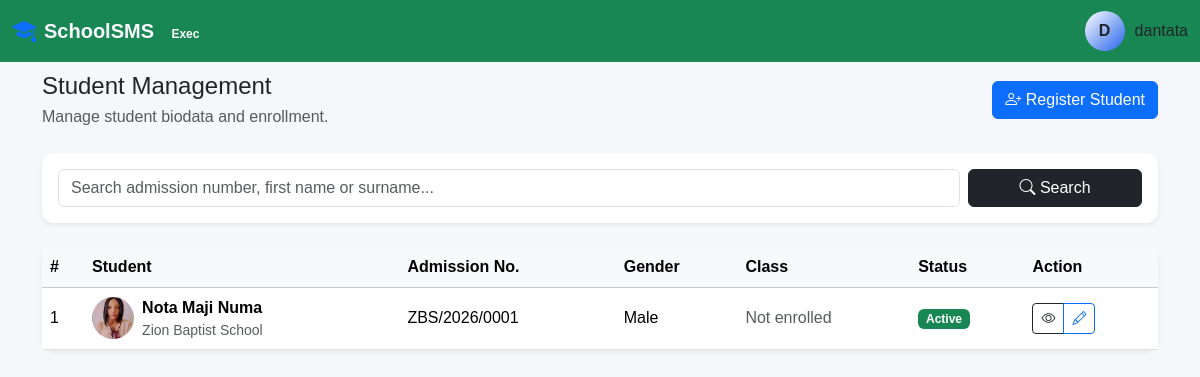
/students/ (signed in), run on an earlier commit of the app's database.
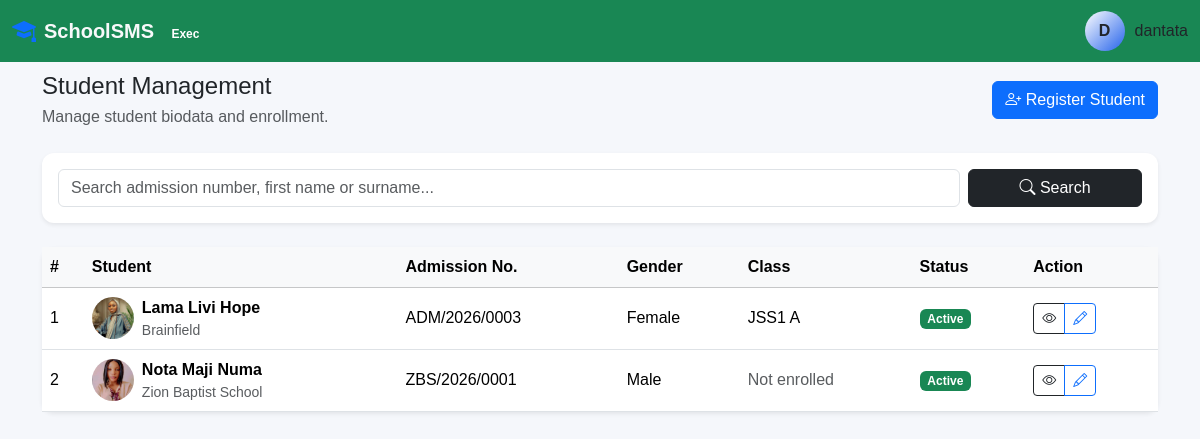
And on a later commit of the database.
### students/models.py (models this page shows, shortened)
class Student(models.Model):
    class Gender(models.TextChoices):
        MALE = "male", "Male"
        FEMALE = "female", "Female"
    school = models.ForeignKey(
        "schools.School",
        on_delete=models.CASCADE,
        related_name="students",
    )
    admission_number = models.CharField(
        max_length=30,
    )
    first_name = models.CharField(
        max_length=100,
    )
    middle_name = models.CharField(
        max_length=100,
        blank=True,
    )
    last_name = models.CharField(
        max_length=100,
    )
    gender = models.CharField(
        max_length=10,
        choices=Gender.choices,
    )
    date_of_birth = models.DateField(
        null=True,
        blank=True,
    )
    birth_place = models.CharField(
        max_length=150,
        blank=True,
    )
    nationality = models.CharField(
        max_length=100,
        default="Nigerian",
    )
    state_of_origin = models.CharField(
        max_length=100,
        blank=True,
    )
    lga_of_origin = models.CharField(
        max_length=100,
        blank=True,
    )
    address = models.TextField(
        blank=True,
    )
    phone = models.CharField(
        max_length=30,
        blank=True,
    )
    email = models.EmailField(
        blank=True,
    )
    photo = models.ImageField(
        upload_to="students/photos/",
        null=True,
        blank=True,
    )
    is_active = models.BooleanField(
        default=True,
    )
    created_at = models.DateTimeField(
        auto_now_add=True,
    )
    updated_at = models.DateTimeField(
        auto_now=True,
    )
    class Meta:
        ordering = [
            "last_name",
            "first_name",
        ]
        constraints = [
            models.UniqueConstraint(
                fields=[
                    "school",
                    "admission_number",
                ],
                name="unique_school_admission_number",
            ),
        ]
    @property
    def full_name(self):
        names = [
            self.first_name,
            self.middle_name,
            self.last_name,
        ]
        return " ".join(
            name for name in names if name
        )

class Enrollment(models.Model):
    class Status(models.TextChoices):
        ACTIVE = "active", "Active"
        COMPLETED = "completed", "Completed"
        TRANSFERRED = "transferred", "Transferred"
        WITHDRAWN = "withdrawn", "Withdrawn"
        GRADUATED = "graduated", "Graduated"
    student = models.ForeignKey(
        Student,
        on_delete=models.CASCADE,
        related_name="enrollments",
    )
    session = models.ForeignKey(
        "academics.AcademicSession",
        on_delete=models.PROTECT,
        related_name="enrollments",
    )
    academic_class = models.ForeignKey(
        "academics.AcademicClass",
        on_delete=models.PROTECT,
        related_name="enrollments",
    )
    class_arm = models.ForeignKey(
        "academics.ClassArm",
        on_delete=models.PROTECT,
        related_name="enrollments",
    )
    admission_date = models.DateField(
        null=True,
        blank=True,
    )
    status = models.CharField(
        max_length=20,
        choices=Status.choices,
        default=Status.ACTIVE,
    )
    is_boarding = models.BooleanField(
        default=False,
    )
    boarding_house = models.CharField(
        max_length=100,
        blank=True,
    )
    remark = models.TextField(
        blank=True,
    )
    created_at = models.DateTimeField(
        auto_now_add=True,
    )
    updated_at = models.DateTimeField(
        auto_now=True,
    )
    class Meta:
        ordering = [
            "-session__start_date",
            "student__last_name",
        ]
        constraints = [
            models.UniqueConstraint(
                fields=[
                    "student",
                    "session",
                ],
                name="unique_student_session_enrollment",
            ),
        ]

### schools/models.py (models this page shows, shortened)
class School(models.Model):
    name = models.CharField(
        max_length=255,
    )
    short_name = models.CharField(
        max_length=50,
        blank=True,
    )
    address = models.TextField()
    phone = models.CharField(
        max_length=30,
        blank=True,
    )
    email = models.EmailField(
        blank=True,
    )
    website = models.URLField(
        blank=True,
    )
    logo = models.ImageField(
        upload_to="schools/logos/",
        blank=True,
        null=True,
        validators=[
            FileExtensionValidator(
                allowed_extensions=[
                    "jpg",
                    "jpeg",
                    "png",
                    "webp",
                ]
            )
        ],
    )
    motto = models.CharField(
        max_length=255,
        blank=True,
    )
    principal_name = models.CharField(
        max_length=150,
        blank=True,
    )
    principal_signature = models.ImageField(
        upload_to="schools/signatures/",
        blank=True,
        null=True,
        validators=[
            FileExtensionValidator(
                allowed_extensions=[
                    "jpg",
                    "jpeg",
                    "png",
                    "webp",
                ]
            )
        ],
    )
    principal_stamp = models.ImageField(
        upload_to="schools/stamps/",
        blank=True,
        null=True,
        validators=[
            FileExtensionValidator(
                allowed_extensions=[
                    "jpg",
                    "jpeg",
                    "png",
                    "webp",
                ]
            )
        ],
    )
    is_active = models.BooleanField(
        default=True,
    )
    created_at = models.DateTimeField(
        auto_now_add=True,
    )
    updated_at = models.DateTimeField(
        auto_now=True,
    )
    class Meta:
        ordering = ["name"]

### academics/models.py (models this page shows, shortened)
class AcademicClass(models.Model):
    school = models.ForeignKey(
        "schools.School",
        on_delete=models.CASCADE,
        related_name="academic_classes",
    )
    name = models.CharField(
        max_length=50,
    )
    tier = models.CharField(
        max_length=20,
        choices=SchoolTier.choices,
    )
    level = models.PositiveSmallIntegerField(
        help_text=(
            "Nursery 1-3, Basic 1-6, "
            "JSS 1-3 or SSS 1-3."
        ),
    )
    department = models.CharField(
        max_length=20,
        choices=Department.choices,
        blank=True,
        null=True,
    )
    is_active = models.BooleanField(
        default=True,
    )
    class Meta:
        ordering = [
            "tier",
            "level",
            "name",
        ]

class ClassArm(models.Model):
    academic_class = models.ForeignKey(
        AcademicClass,
        on_delete=models.CASCADE,
        related_name="arms",
    )
    name = models.CharField(
        max_length=20,
        help_text="Example: A, B, C",
    )
    form_teacher = models.ForeignKey(
        "accounts.User",
        on_delete=models.SET_NULL,
        null=True,
        blank=True,
        related_name="form_teacher_arms",
    )
    capacity = models.PositiveIntegerField(
        default=40,
    )
    is_active = models.BooleanField(
        default=True,
    )
    created_at = models.DateTimeField(
        auto_now_add=True,
    )
    updated_at = models.DateTimeField(
        auto_now=True,
    )
    class Meta:
        ordering = [
            "academic_class",
            "name",
        ]
        constraints = [
            models.UniqueConstraint(
                fields=[
                    "academic_class",
                    "name",
                ],
                name="unique_class_arm",
            ),
        ]

### students/views.py (the view, shortened to what this page needs)
@login_required
def student_list(request):
    students = (
        Student.objects
        .select_related("school")
        .prefetch_related(
            "enrollments__session",
            "enrollments__academic_class",
            "enrollments__class_arm",
        )
        .filter(is_active=True)
        .order_by(
            "last_name",
            "first_name",
        )
    )
    query = request.GET.get("q", "").strip()
    return render(
        request,
        "students/student_list.html",
        {
            "students": students,
            "query": query,
        },
    )

### templates/students/student_list.html (shortened to what the changed rows need)
{% extends "base.html" %}
{% block content %}
<div class="container">
    <div class="card border-0 shadow-sm">
        <div class="table-responsive">
            <table class="table table-hover align-middle mb-0">
                <thead class="table-light">
                    <tr>
                        <th>#</th>
                        <th>Student</th>
                        <th>Admission No.</th>
                        <th>Gender</th>
                        <th>Class</th>
                        <th>Status</th>
                        <th>Action</th>
                    </tr>
                </thead>
                <tbody>
                    {% for student in students %}
                        <tr>
                            <td>
                                {{ forloop.counter }}
                            </td>
                            <td>
                                <div class="d-flex align-items-center">
                                    {% if student.photo %}
                                        <img
                                            src="{{ student.photo.url }}"
                                            class="rounded-circle me-2"
                                            width="42"
                                            height="42"
                                            style="object-fit: cover;"
                                        >
                                    {% endif %}
                                    <div>
                                        <strong>
                                            {{ student.full_name }}
                                        </strong>
                                        <div class="small text-muted">
                                            {{ student.school.name }}
                                        </div>
                                    </div>
                                </div>
                            </td>
                            <td>
                                {{ student.admission_number }}
                            </td>
                            <td>
                                {{ student.get_gender_display }}
                            </td>
                            <td>
                                {% with enrollment=student.enrollments.all|first %}
                                    {% if enrollment %}
                                        {{ enrollment.academic_class.name }}
                                        {{ enrollment.class_arm.name }}
                                    {% else %}
                                        <span class="text-muted">
                                            Not enrolled
                                        </span>
                                    {% endif %}
                                {% endwith %}
                            </td>
                            <td>
                                {% if student.is_active %}
                                    <span class="badge text-bg-success">
                                        Active
                                    </span>
                                {% else %}
                                    <span class="badge text-bg-secondary">
                                        Inactive
                                    </span>
                                {% endif %}
                            </td>
                            <td>
                                <div class="btn-group">
                                    <a
                                        href="{% url 'students:student_detail' student.pk %}"
                                        class="btn btn-sm btn-outline-dark"
                                        title="View"
                                    >
                                        <i class="bi bi-eye"></i>
                                    </a>
                                    <a
                                        href="{% url 'students:student_update' student.pk %}"
                                        class="btn btn-sm btn-outline-primary"
                                        title="Edit"
                                    >
                                        <i class="bi bi-pencil"></i>
                                    </a>
                                </div>
                            </td>
                        </tr>
                    {% endfor %}
                </tbody>
            </table>
        </div>
    </div>
</div>
{% endblock %}

What changed in the data, as far as the page shows it:
added Student: photo (picture), full_name "Lama Livi Hope", school.name "Brainfield", admission_number "ADM/2026/0003", gender "Female", enrollments.academic_class.name "JSS1", enrollments.class_arm.name "A", is_active "Active"
